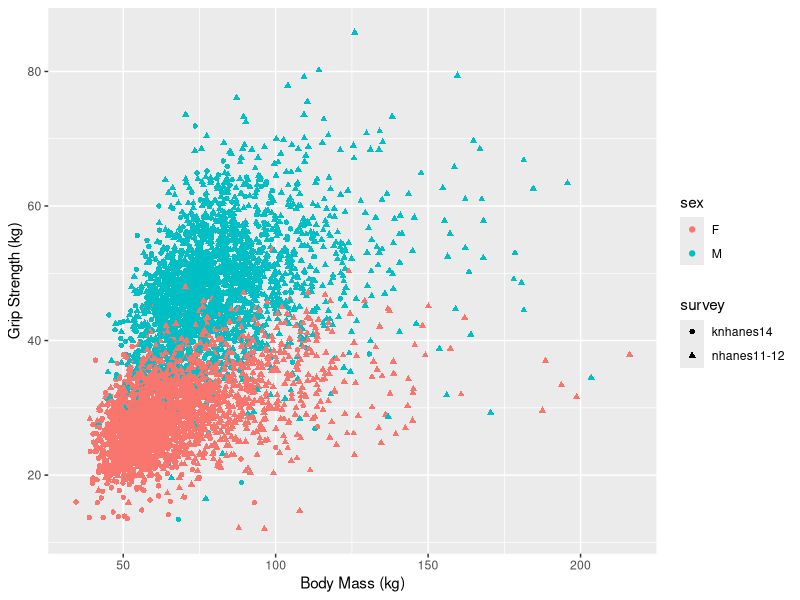

Write R code to recreate this figure.
## ---- chunk 1
knitr::opts_chunk$set(echo = TRUE)
## ---- chunk 2
library(ggplot2)
library(readr)
strength <- read_csv("strength.csv")
View(strength)
## ---- chunk 3
summary(strength)
## ---- chunk 4

ggplot(strength, aes(wt, gs.max, col=sex, shape=survey))+
  geom_point()+
  xlab("Body Mass (kg)")+
  ylab("Grip Strength (kg)")
